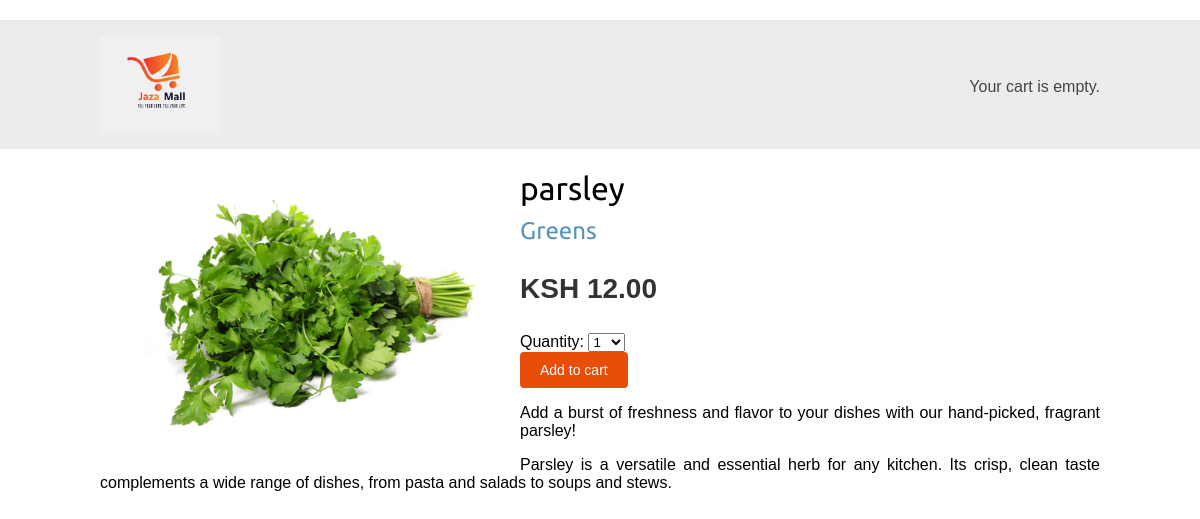
The app's page /3/parsley/ with its own data.
### shop/models.py (models this page shows, shortened)
class Product(models.Model):
    category = models.ForeignKey(Category,
                                 related_name= 'products',
                                 on_delete=models.CASCADE)
    name= models.CharField(max_length=200)
    slug= models.SlugField(max_length=200)
    image= models.ImageField(upload_to='products/%Y/%m/%d',
                             blank=True)
    description= models.TextField(blank=True)
    price_mn = MoneyField(max_digits=19, decimal_places=4, default_currency='KES', default=0.0)
    price = models.DecimalField(max_digits=10, decimal_places=2)
    available= models.BooleanField(default=True)
    created= models.DateTimeField(auto_now_add=True)
    updated = models.DateTimeField(auto_now=True)
    class Meta:
        ordering=['name']
        indexes=[
            models.Index(fields=['id','slug']),
            models.Index(fields=['name']),
            models.Index(fields=['-created']),
        ]

class Category(models.Model):
    name=models.CharField(max_length=200)
    slug=models.SlugField(max_length=200, unique=True)
    class Meta:
        ordering=['name']
        indexes=[
            models.Index(fields=['name']),
        ]
        verbose_name='category'
        verbose_name_plural='categories'
    def __str__(self):
        return self.name
    def get_absolute_url(self):
        return reverse('shop:product_list_by_category', args=[self.slug])

### shop/views.py (the view)
# urls.py: path('<int:id>/<slug:slug>/', views.product_detail,name='product_detail'),
def product_detail(request, id, slug):
    product= get_object_or_404(Product,id=id, slug=slug, available=True)
    cart_product_form = CartAddProductForm()
    context={'product':product, 'cart_product_form': cart_product_form}
    return render(request, 'shop/product/detail.html', context)

### cart/forms.py
class CartAddProductForm(forms.Form):
    quantity = forms.TypedChoiceField(
        choices=PRODUCT_QUANTITY_CHOICE,
        coerce=int
    )
    override=forms.BooleanField(required=False,
                               initial=False,
                               widget=forms.HiddenInput)

### cart/cart.py (called while the page is built)
    def __len__(self):
        return sum(item['quantity'] for item in self.cart.values())

### cart/context_processors.py (called while the page is built)
def cart(request):
    return {'cart': Cart(request)}

### shop/templates/shop/product/detail.html (shortened to what this page needs)
{% extends "shop/base.html" %}
{% load static %}
{% block content %}
 <div class="product-detail">
 <img src="{% if product.image %}{{ product.image.url }}{% else %}
 {% static "img/no_image.png" %}{% endif %}">
 <h1>{{ product.name }}</h1>
 <h2>
 <a href="{{ product.category.get_absolute_url }}">
 {{ product.category }}
 </a>
 </h2>
 <p class="price">KSH {{ product.price }}</p>
 <form action="{% url 'cart:cart_add' product.id %}" method="post">
    {{ cart_product_form }}
    <input type="submit" value="Add to cart">
 </form>
 {{ product.description|linebreaks }}
 </div>
{% endblock %}

### shop/static/css/base.css (style rules this page uses)
body { margin:0; padding:0; font-family:helvetica, sans-serif; }
h1, h2, h3, h4, h5 , h6 { font-family: 'Ubuntu', sans-serif; font-weight:normal; }
a { text-decoration:none; color:#5993bb; }
a.button, input[type="submit"] { color:#fff; background:#E84E0A; border-radius:4px; padding:10px 20px; font-size:14px; border:0; }
.product-detail { text-align:justify; }
.product-detail .price { color:#333; font-size:28px; font-weight:bold; }
.product-detail img { width:40%; float:left; padding:0 20px 20px 0; }
.product-detail h1 { margin-bottom:0; }
.product-detail h2 { margin-top:10px; }

### records on screen
Product: image (picture), name "parsley", category "Greens", price "12.00", description "Add a burst of freshness and flavor to your dishes with our hand-picked, fragrant parsley! Parsley is a versatile and essential herb for any kitchen. Its crisp, clean taste complements a wide range of dishes, from pasta and salads to soups and stews."
